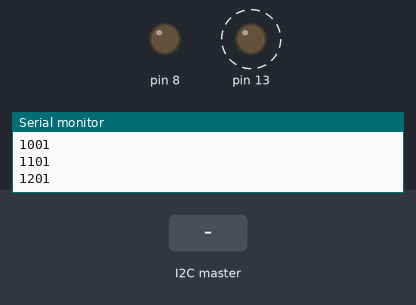
Simulated run of this sketch. Board: Arduino Uno, built with avr-gcc and run on an emulated ATmega328P. On the bench: output pins drawn as LEDs (lit = HIGH), the last lines printed to the serial monitor. Dashed ring = blinking. The inputs (shaded band) are chosen by the test bench.

Above: at 1.25 s.
1.3 s: the I2C master sends the byte 1
At 1.55 s:
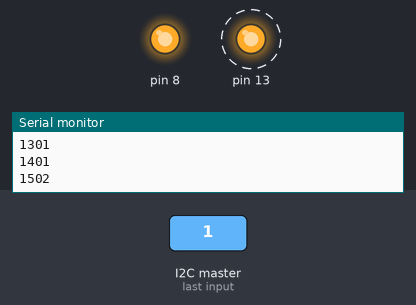
Timing chart, 0 to 10.3 s (numbered marks = the images above; inputs shaded):
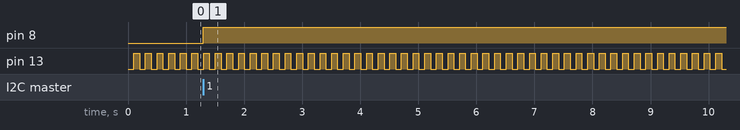

Measured:
- after the input at 1.3 s, pin 8: LOW → HIGH at once
- by itself, pin 13: alternates HIGH for 0.10 s and LOW for 0.10 s

The sketch:

WireTestS.ino
```cpp
#include <Wire.h>

void setup() {
  Wire.begin(8);                // join i2c bus with address #8
  Wire.onReceive(receiveEvent); // register event
  Serial.begin(9600);
  pinMode(13,OUTPUT);pinMode(8,OUTPUT);
}

bool l = true;

void loop() {
  delay(100);
  Serial.println(millis());
  if (l){
    digitalWrite(13,HIGH);
  } else {
    digitalWrite(13,LOW);
  }
  l = !l;
}

// function that executes whenever data is received from master
// this function is registered as an event, see setup()
void receiveEvent(int howMany) {
  digitalWrite(8,HIGH);
  while (1 < Wire.available()) { // loop through all but the last
    char c = Wire.read(); // receive byte as a character
    Serial.print(c);         // print the character
  }
  int x = Wire.read();    // receive byte as an integer
  Serial.println(x);         // print the integer
}
```
